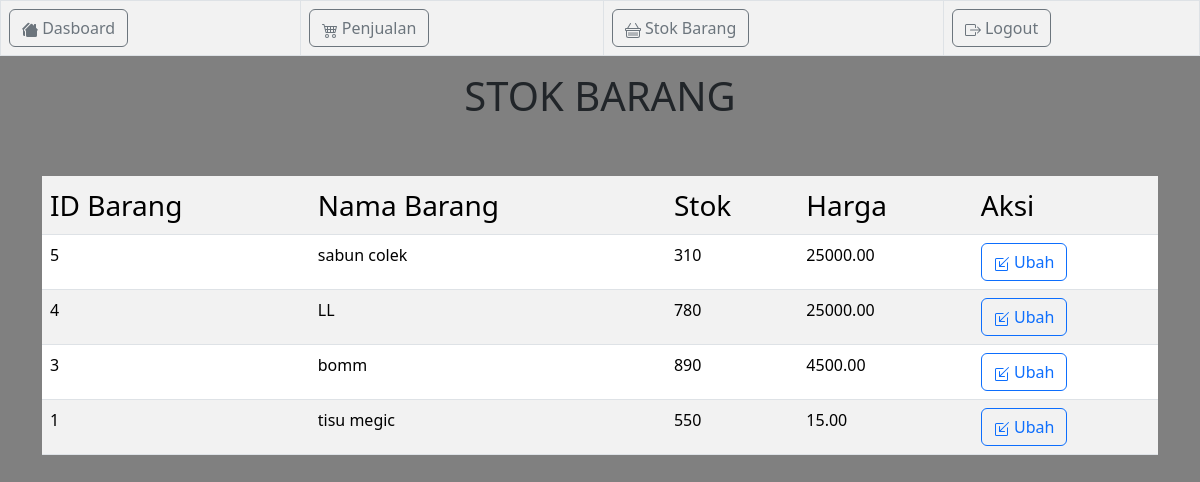
The page /petugas/v_stok_barang.php (signed in) on the database its author committed.
### tables this page shows
CREATE TABLE `tb_barang` (
  `id_barang` int(11) NOT NULL,
  `nama_barang` varchar(225) NOT NULL,
  `stok_barang` int(11) NOT NULL,
  `harga_barang` decimal(10,2) NOT NULL
);

### petugas/v_stok_barang.php (the view, shortened to what this page needs)
<!DOCTYPE html>
<html lang="en">
<head>
  <link rel="stylesheet" href="	https://cdn.jsdelivr.net/npm/bootstrap@5.3.2/dist/css/bootstrap.min.css">
</head>
<body style="background-color: gray;">
  <?php include "navbar.php" ?>
  <div class="container">
  <center><h1>STOK BARANG</h1></center>
  <table class="table table-striped table-hover">
    <br>
    <br>
    <tr>
      <td class="fs-3">ID Barang</td>
      <td class="fs-3">Nama Barang</td>
      <td class="fs-3">Stok</td>
      <td class="fs-3">Harga</td>
      <td colspan="2"class="fs-3">Aksi</td>
    </tr>
    <?php
    include "../config.php";
    $sql = mysqli_query($koneksi, 'SELECT * FROM tb_barang ORDER BY id_barang DESC');
    foreach ($sql as $barang) {
    ?>
      <tr>
        <td><?= $barang['id_barang'] ?> </td>
        <td><?= $barang['nama_barang'] ?></td>
        <td><?= $barang['stok_barang'] ?></td>
        <td><?= $barang['harga_barang'] ?></td>
        <td><a href="v_ubah_barang.php?id_barang=<?= $barang['id_barang'] ?>"class="btn btn-outline-primary"> Ubah</a></td>
      </tr>
    <?php } ?>
  </table>
</div>
</body>
</html>

### petugas/navbar.php (shortened to what this page needs)
<!DOCTYPE html>
<html lang="en">
<head>
  <link rel="stylesheet" href="	https://cdn.jsdelivr.net/npm/bootstrap@5.3.2/dist/css/bootstrap.min.css">
</head>
<body style="background-color: gray;">
  <table class="table table-striped table-bordered">
    <tr>
      <td><a href="index.php" class="btn btn-outline-secondary" > Dasboard</a></td>
      <td><a href="v_penjualan.php"class="btn btn-outline-secondary" > Penjualan</a></td>
      <td><a href="v_stok_barang.php"class="btn btn-outline-secondary" > Stok Barang</a></td>
      <td><a href="logout.php"class="btn btn-outline-secondary" > Logout</a></td>
    </tr>
  </table>
</body>
</html>

### rows shown on the page
tb_barang: id_barang "5", nama_barang "sabun colek", stok_barang "310", harga_barang "25000.00"
tb_barang: id_barang "4", nama_barang "LL", stok_barang "780", harga_barang "25000.00"
tb_barang: id_barang "3", nama_barang "bomm", stok_barang "890", harga_barang "4500.00"
tb_barang: id_barang "1", nama_barang "tisu megic", stok_barang "550", harga_barang "15.00"
